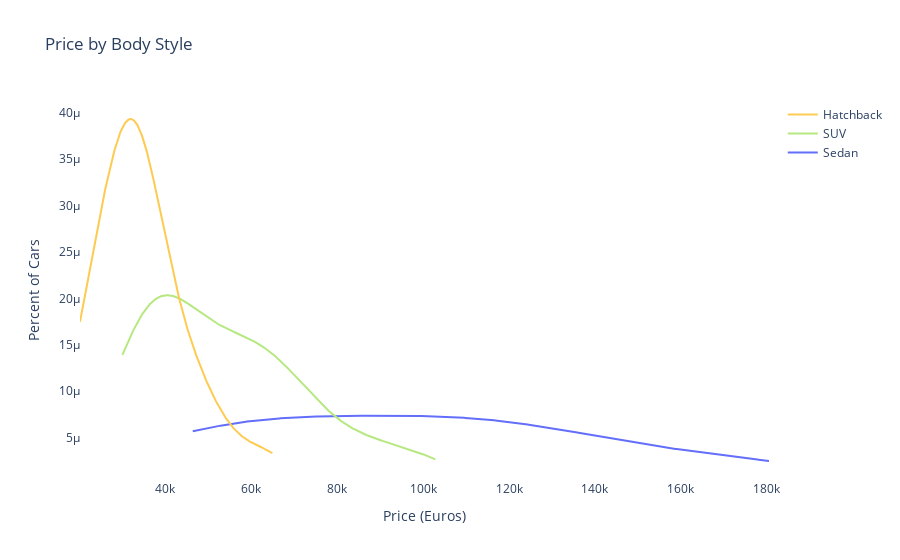

Source (notebook cell):
### Code cell
# Price by Body Style Density
suv = suv_hatch_sed[suv_hatch_sed['body_style']=='SUV']['price_euro']
hatch = suv_hatch_sed[suv_hatch_sed['body_style']=='Hatchback']['price_euro']
sedan = suv_hatch_sed[suv_hatch_sed['body_style']=='Sedan']['price_euro']

hist_data = [sedan,suv, hatch]
group_labels = ['Sedan', 'SUV', 'Hatchback']


price_dens = ff.create_distplot(hist_data, group_labels, show_hist=False, show_rug=False,
                                colors=[px.colors.qualitative.Plotly[0],
                                                   px.colors.qualitative.Plotly[7],
                                                   px.colors.qualitative.Plotly[9]])
                                                   

price_dens.update_layout({
    'plot_bgcolor':'rgba(0, 0, 0, 0)',
    'paper_bgcolor':'rgba(0, 0, 0, 0)'
})

price_dens.update_layout(title='Price by Body Style', xaxis_title='Price (Euros)', yaxis_title='Percent of Cars')
price_dens.update_xaxes(showgrid=False)
price_dens.update_yaxes(showgrid=False)

price_dens.show()

### Figure 1 — Plotly figure (JSON) as saved in the notebook; plotly's stock layout.template omitted (floating-point values rounded to 4 significant figures; data arrays with more than 128 entries replaced by an {"elided": "..."} marker saying what was removed)
{"data": [{"legendgroup": "Sedan", "marker": {"color": "#636EFA"}, "mode": "lines", "name": "Sedan", "showlegend": true, "type": "scatter", "x": {"elided": "500 float values"}, "xaxis": "x", "y": {"elided": "500 float values"}, "yaxis": "y"}, {"legendgroup": "SUV", "marker": {"color": "#B6E880"}, "mode": "lines", "name": "SUV", "showlegend": true, "type": "scatter", "x": {"elided": "500 float values"}, "xaxis": "x", "y": {"elided": "500 float values"}, "yaxis": "y"}, {"legendgroup": "Hatchback", "marker": {"color": "#FECB52"}, "mode": "lines", "name": "Hatchback", "showlegend": true, "type": "scatter", "x": {"elided": "500 float values"}, "xaxis": "x", "y": {"elided": "500 float values"}, "yaxis": "y"}], "layout": {"barmode": "overlay", "hovermode": "closest", "legend": {"traceorder": "reversed"}, "paper_bgcolor": "rgba(0, 0, 0, 0)", "plot_bgcolor": "rgba(0, 0, 0, 0)", "title": {"text": "Price by Body Style"}, "xaxis": {"anchor": "y2", "domain": [0, 1], "showgrid": false, "title": {"text": "Price (Euros)"}, "zeroline": false}, "yaxis": {"anchor": "free", "domain": [0, 1], "position": 0, "showgrid": false, "title": {"text": "Percent of Cars"}}}}
